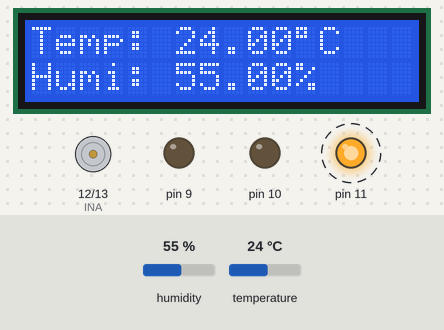
Recording of a sketch running on a simulated Arduino Uno, built with avr-gcc and run on an emulated ATmega328P. Shown: 16×2 character LCD, motor-driver pin pairs drawn as motors (green arrow = first pin HIGH = forward, orange = second pin HIGH = backward, longer = more drive), output pins drawn as LEDs (lit = HIGH). Dashed ring = blinking. The inputs (shaded band) are chosen by the test bench; at power-on: temperature 24 °C, humidity 55 %.

Above: at 0.4 s.
1.3 s: temperature set to 21 °C
At 3.93 s:
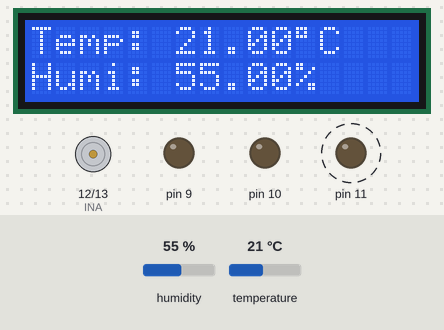
5.0 s: temperature set to 18 °C
At 6.4 s:
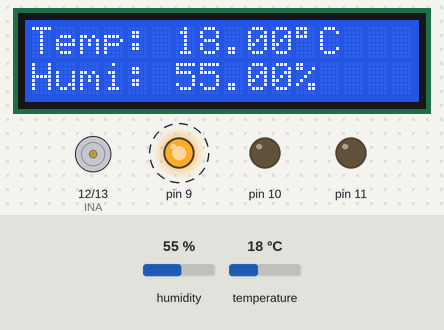
10.2 s: temperature set to 28 °C
At 12.8 s:
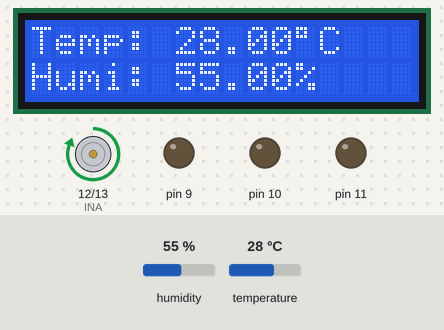
16.3 s: humidity set to 22 %
At 17.4 s:
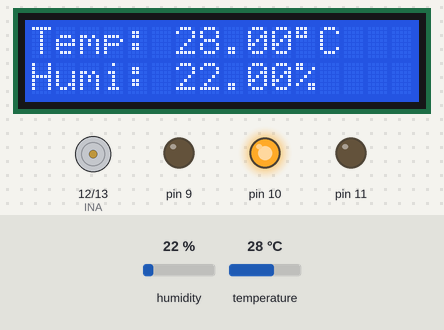
Timing chart, 0 to 21.0 s (numbered marks = the images above; inputs shaded):
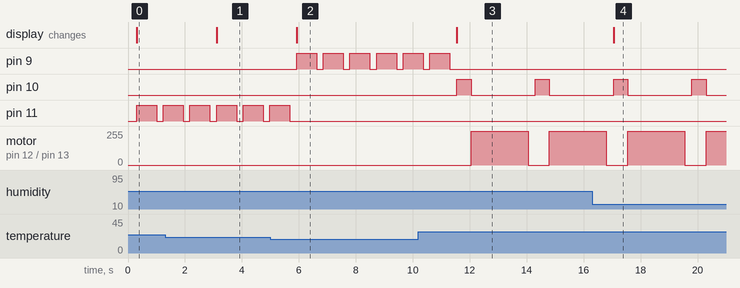

Measured:
- the behaviour switches between 20 and 19 °C on temperature (found by bisection; images 1 and 2)
- after the input at 1.3 s, the display: changes after 1.8 s (image 1)
- after the input at 5.0 s, pin 9: alternates HIGH for 0.70 s and LOW for 0.23 s, starting after 0.93 s; pin 11: goes on until 5.7 s, then stays LOW; the display: changes after 0.93 s (image 2)
- after the input at 10.2 s, pin 9: goes on until 11.3 s, then stays LOW; pin 10: alternates HIGH for 0.50 s and LOW for 2.3 s, starting after 1.3 s; motor on pin 12 (INA) / pin 13 (INB): stopped → forward 255/255 after 1.8 s, → stopped 2.0 s later, → forward 255/255 0.75 s later; the display: changes after 1.3 s (image 3)
- after the input at 16.3 s, the display: changes after 0.75 s (image 4)
- by itself, pin 11: alternates HIGH for 0.70 s and LOW for 0.23 s

The sketch:

Thermostat.ino
```cpp
#include "Comp_LED.h"           // include LED class
#include <LiquidCrystal_I2C.h>  // library for I2C 16x2 LCD screen
#include "DHT.h"                // library for DHT11 sensor

// define DHT sensor pin and type
#define DHTPIN 2
#define DHTTYPE DHT11

// initialize LED pins (automatically calls LED constructor)
Comp_LED blueLED(9);

Comp_LED redLED(10);
Comp_LED greenLED(11);

// fan pins
int INA = 12;
int INB = 13;

LiquidCrystal_I2C lcd(0x27, 16, 2);  // address 0x27 for I2C 16x2 LCD screen
DHT dht(DHTPIN, DHTTYPE);

void setup() {
  dht.begin();           // initialize temperature and humidity sensor
  lcd.init();            // initialize LCD screen
  lcd.backlight();       // turn on LCD backlight
  pinMode(INA, OUTPUT);  // set fan pins INA(12) and INB(13) as output
  pinMode(INB, OUTPUT);
}

void loop() {
  delay(200);  // delay between measurements

  float humi = dht.readHumidity();      // read humidity from sensor
  float tempC = dht.readTemperature();  // read temperature

  lcd.clear();
  // check if any readings failed, display a message if so
  if (isnan(humi) || isnan(tempC)) {
    lcd.setCursor(0, 0);
    lcd.print("Failed");
  } else {
    lcd.setCursor(0, 0);  // start displaying on the first row
    lcd.print("Temp: ");
    lcd.print(tempC);      // display temperature value
    lcd.print((char)223);  // display ° character for temperature
    lcd.print("C");        // display C to indicate Celsius

    lcd.setCursor(0, 1);  // continue displaying on the second row
    lcd.print("Humi: ");
    lcd.print(humi);  // display humidity value in percentage
    lcd.print("%");
    // if temperature is below 20°C, blink blue LED
    if (tempC < 20)
      blueLED.blinking(700);
    // if temperature is between 20°C and 26°C, blink green LED
    else if (tempC < 26)
      greenLED.blinking(700);
    // if temperature is above 26°C, blink red LED and turn on the fan
    else {
      redLED.blinking(500);
      // turn on the fan
      analogWrite(INA, 255);
      digitalWrite(INB, LOW);
      delay(2000);  // how long to keep it on
      // turn off the fan to resume the loop and check if the system state has changed
      digitalWrite(INA, LOW);
      digitalWrite(INB, LOW);
      delay(0);
    }
  }
}
```

Comp_LED.cpp
```cpp
#include "Comp_LED.h"

Comp_LED::Comp_LED(int p)
{
  pin = p;
  pinMode(pin, OUTPUT);
}

void Comp_LED::blinking(int blinkRate)
{
    digitalWrite(pin, HIGH);
    delay(blinkRate);
    digitalWrite(pin, LOW);
    delay(0);
}
```

Comp_LED.h
```cpp
#ifndef Comp_LED_H
#define Comp_LED_H
#include "Arduino.h"

class Comp_LED
{
private:
    int pin;
public:
    Comp_LED(int p);
    void blinking(int blinkRate);

};

#endif
```
